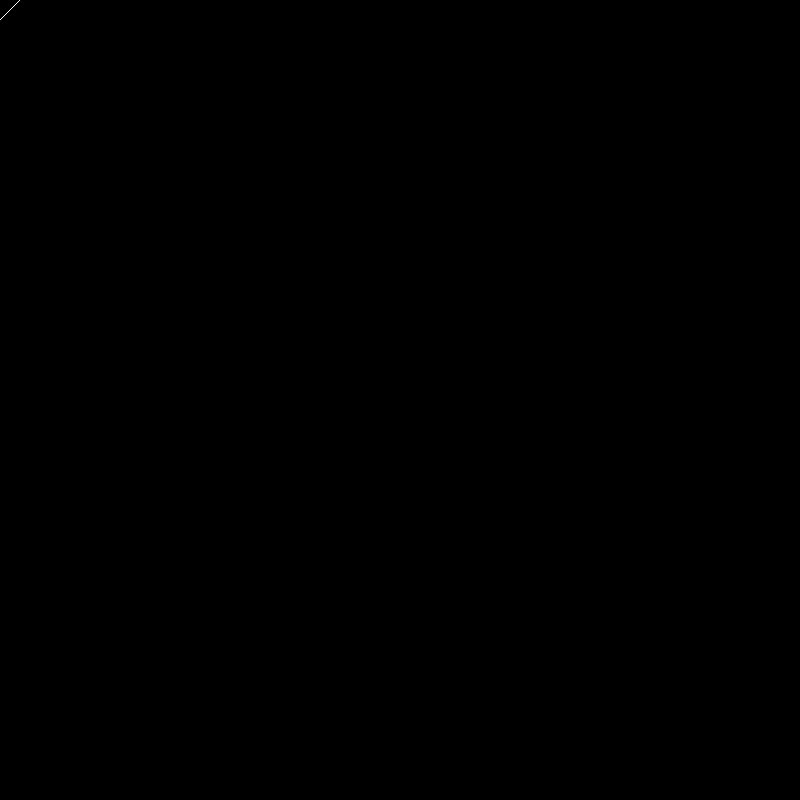
Frame 1 (no input)
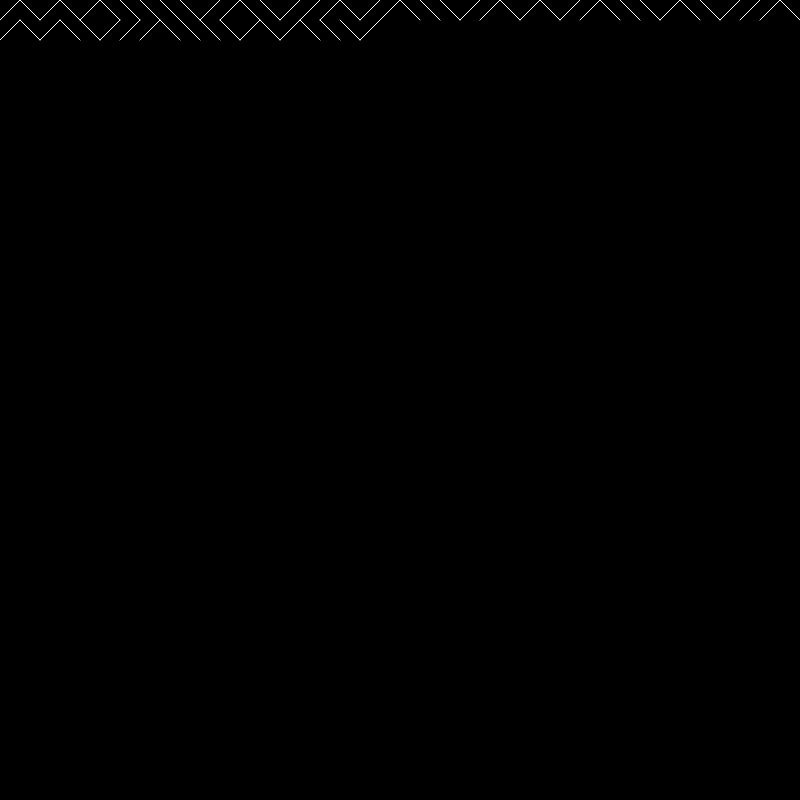
Frame 60 (no input)
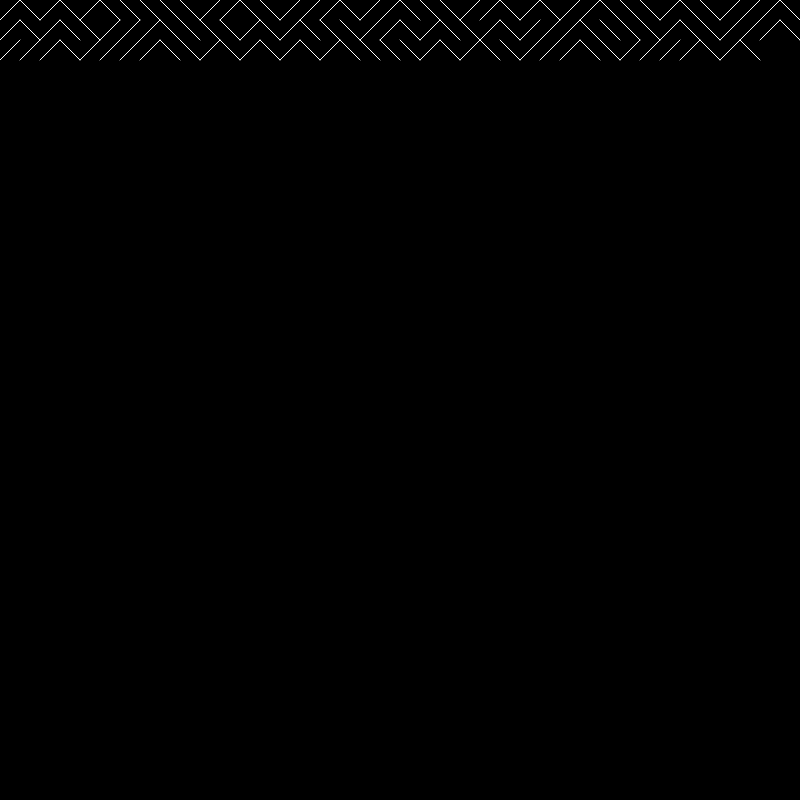
Frame 120 (the mouse pressed at the canvas centre since frame 60)

The p5.js sketch that drew these frames (run headless with seeded random() and noise() and a simulated clock; from frame 60 on, the mouse is pressed at the canvas centre):

// p5.js sketch
// ── sketch.js
/**
 * Based off Daniel Shiffman's great coding examples:
 * https://github.com/CodingTrain/Rainbow-Code/blob/master/CodingChallenges
 **/

let x = 0; //LET  LET  LET
let y = 0; //ECMA ECMA ECMA



 function setup(){
   createCanvas(800,800);
   background(0);
   //Add some sliders to control the spacing and pattern direction
   spaceSlide = createSlider(1, 100, 20, 1);
   probabilitySlide = createSlider(0, 1, 0.5, 0.1);
 }


 function draw(){
   stroke(255);

  let spacing = spaceSlide.value();

  if(random(1) < probabilitySlide.value()){
    line(x, y, x + spacing,y + spacing);
  }
  else{
    line(x,y + spacing,x + spacing, y);
  }

  x = x + spacing;

  if (x > width){
    x = 0;
    y = y + spacing;
  }
 }
